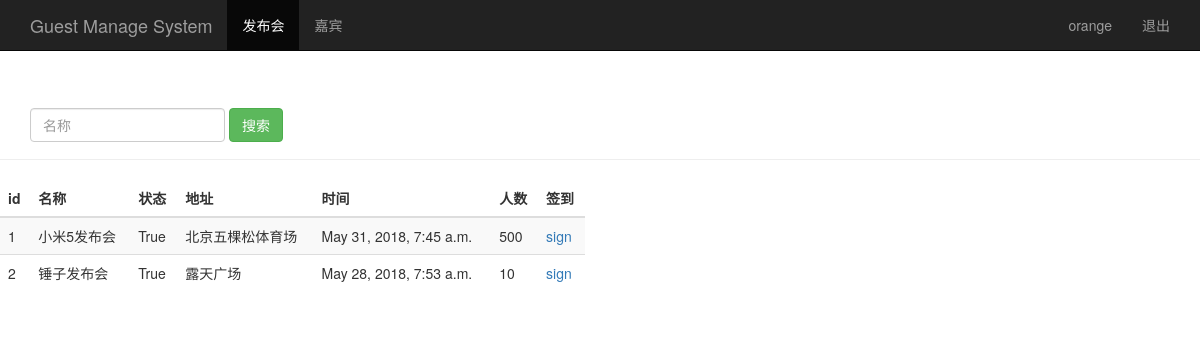
The app's page /event_manage/ (signed in), older data.
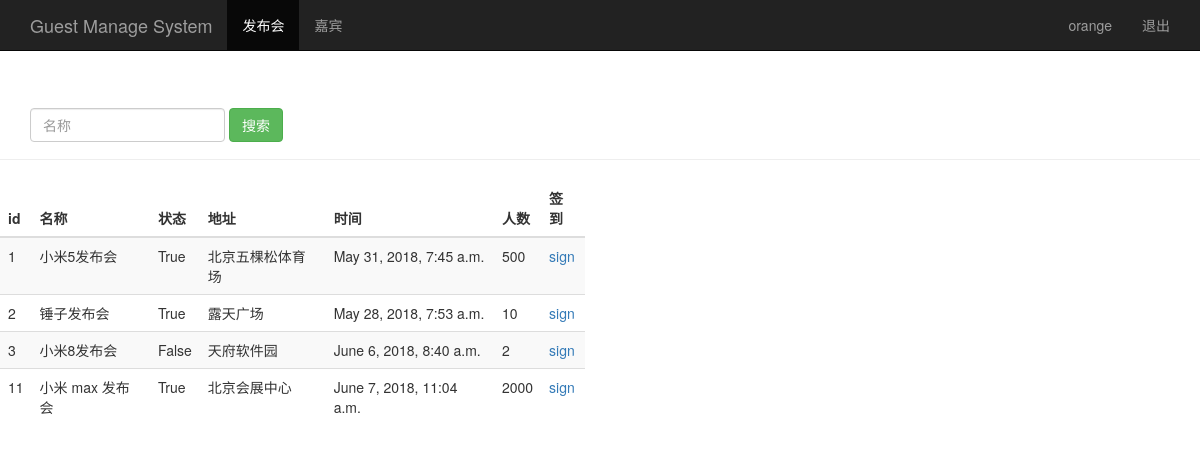
The same page, newer data.
### sign/models.py (models this page shows, shortened)
class Event(models.Model):
    name = models.CharField(max_length=100)
    limit = models.IntegerField()
    status = models.BooleanField()
    address = models.CharField(max_length=200)
    start_time = models.DateTimeField('events time')
    create_time = models.DateTimeField(auto_now=True)

### sign/views.py (the view)
# urls.py: url(r'^event_manage/$', views.event_manage),
@login_required
def event_manage(request):
    event_list = Event.objects.all()
    username = request.session.get('user','')
    return render(request,'event_manage.html',{"user":username,"events":event_list})

### sign/templates/event_manage.html (shortened to what this page needs)
<!DOCTYPE html>
<html lang="zh-CN">
<head>
    {% load bootstrap3 %}
    {% bootstrap_css %}
</head>
<body role="document">
<nav class="navbar navbar-inverse navbar-fixed-top">
    <div class="container">
        <div class="navbar-header">
            <a class="navbar-brand" href="/event_manage/">Guest Manage System</a>
        </div>
        <div id="navbar" class="collapse navbar-collapse">
            <ul class="nav navbar-nav">
                <li class="active"><a href="#">发布会</a></li>
                <li><a href="/guest_manage/">嘉宾</a> </li>
            </ul>
            <ul class="nav navbar-nav navbar-right">
                <li><a href="#">{{user}}</a> </li>
                <li><a href="/logout/">退出</a> </li>
            </ul>
        </div>
    </div>
</nav>
<div class="page-header" style="padding-top: 60px;">
    <div id="navbar" class="navbar-collapse collapse">
        <form class="navbar-form" method="get" action="/search_name/">
            <div class="form-group">
                <input name="name" type="text" placeholder="名称" class="form-control">
            </div>
            <button type="submit" class="btn btn-success">搜索</button>
        </form>
    </div>
</div>
<div class="row" style="padding-top": 80px;>
    <div class="col-md-6">
        <table class="table table-striped">
            <thead>
            <tr>
                <th>id</th><th>名称</th><th>状态</th><th>地址</th><th>时间</th><th>人数</th><th>签到</th>
            </tr>
            </thead>
            <tbody>
            {% for event in events %}
            <tr>
                <td>{{ event.id }}</td>
                <td>{{ event.name }}</td>
                <td>{{ event.status }}</td>
                <td>{{ event.address }}</td>
                <td>{{ event.start_time }}</td>
                <td>{{ event.limit }}</td>
                <td>
                    <a href="/sign_index/{{ event.id }}/" target="{{ event.id }}_blank">sign</a>
                </td>
            </tr>
            {% endfor %}
            </tbody>
        </table>
    </div>
</div>
</body>
</html>

Row changes from the older to the newer data that the page shows:
added Event: id "3", name "小米8发布会", status "False", address "天府软件园", start_time "June 6, 2018, 8:40 a.m.", limit "2"
added Event: id "11", name "小米 max 发布会", status "True", address "北京会展中心", start_time "June 7, 2018, 11:04 a.m.", limit "2000"
